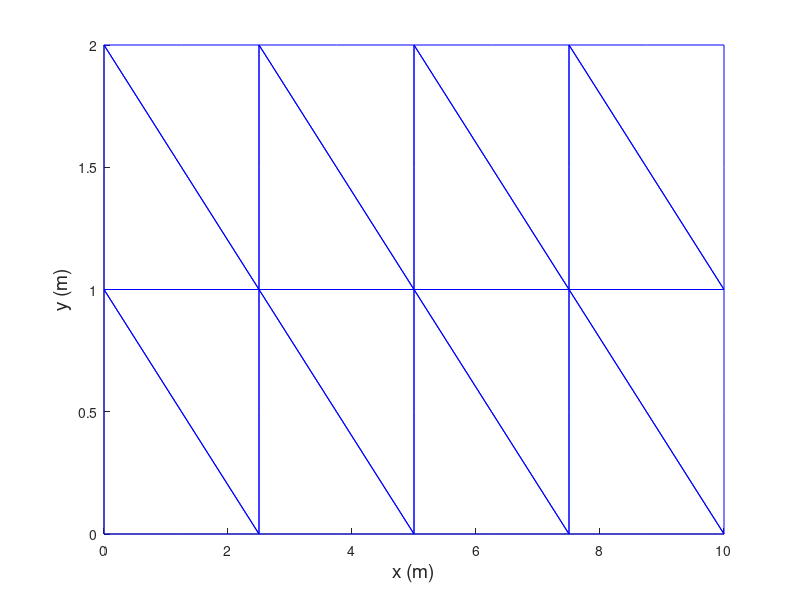

This chart was generated by the following MATLAB code:
clear all ; close all ; clc ;
npoints = 100;
% Set the number of elements
n_el = 16; n_np = 45;
dof = 2 * n_np;
f_ = 10;
height = 2;
Length = 10;              % length of bar
% Set the properties of the material and problem
E = 3000;          % Youngs Mod
v = .5;
% 
f = (1-v);    g = v;   a=E/((1+v)*(1-2*v)); q=(1-2*v)/2;
D = a*[f g 0;g f 0;0 0 q];
w = 6;          % weight of element

ICA = [1 3 13 2 8 7 % Interconnectivity array
       1 13 11 7 12 6
       3 5 15 4 10 9
       3 15 13 9 14 8
       11 13 23 12 18 17
       11 23 21 17 22 16
       13 15 25 14 20 19
       13 25 23 19 24 18
       21 23 33 22 28 27
       21 33 31 27 32 26
       23 25 35 24 30 29
       23 35 33 29 34 28
       31 33 43 32 38 37
       31 43 41 37 42 36
       33 35 45 34 40 39
       33 45 43 39 44 38];

dofICA = [ICA*2-1,ICA*2];
   

GA1=[0  0   0 0  0 1.25 1.25 1.25 1.25 1.25 2.5 2.5 2.5 2.5 2.5 3.75 3.75 3.75;
     2  1.5 1 0.5 0 2    1.5  1.   0.5  0    2   1.5 1   0.5 0    2   1.5 1.];
 
GA2 =[3.7500  3.7500  5.0000  5.0000  5.0000  5.0000  5.0000  6.2500  6.2500;
      0.5000    0     2.0000  1.5000  1.0000  0.5000     0    2.0000  1.5000];

GA3 =[6.2500  6.2500  6.2500  7.5000  7.5000  7.5000  7.5000  7.5000  8.7500;
      1.0000  0.5000   0      2.0000  1.5000  1.0000  0.5000     0    2.0000];

GA4 =[8.7500  8.7500  8.7500  8.7500  10.0000  10.0000  10.0000  10.0000  10;
      1.5000  1.0000  0.5000    0     2.0000   1.5000   1.0000   0.5000   0];

GA = [GA1, GA2, GA3, GA4];

A_e=inline('.5*((xe2*ye3-xe3*ye2)-(xe1*ye3-xe3*ye1)+(xe1*ye2-xe2*ye1))'...
    ,'xe1','xe2','xe3','ye1','ye2','ye3');

psi1GP = [.1666666666 .6666666666 .1666666666];
psi2GP = [.1666666666 .1666666666 .6666666666];
WGP = [.1666666666 .1666666666 .1666666666];

elx = zeros(n_el,7);                         % element x-coords var
ely = zeros(n_el,7);                         % element y-coords var

draw = [1 4 2 5 3 6 7 1];

Ke = zeros(12 , 12);
K = zeros(dof , dof);
f_Omega = zeros(dof ,1);
f_Gamma = zeros(dof ,1);

for e = 1:n_el
    Ke = zeros(12 , 12);
    for gpn = 1:3
        psi1 = psi1GP(gpn);
        psi2 = psi2GP(gpn);
        psi3 = 1-psi1-psi2;

        for i=1:6
            elx(e,i) = GA(1,ICA(e,i));
            ely(e,i) = GA(2,ICA(e,i));

            if i==1
                elx(e,7) = GA(1,ICA(e,i));
                ely(e,7) = GA(2,ICA(e,i));
            end
        end
        xy_e = [elx(e,1:6)',ely(e,1:6)'];

        N1 = psi1*(2*psi1-1);
        N2 = psi2*(2*psi2-1);
        N3 = psi3*(2*psi3-1);
        N4 = 4*psi1*psi2;
        N5 = 4*psi2*psi3;
        N6 = 4*psi1*psi3;               % Table 7.5 Pg 175 Belytschko
%%%%%%%%%%
        GN_e = [4*psi1-1, 0, -3+4*psi1+4*psi2, 4*psi2, -4*psi2, 4-4*psi2-8*psi1;
                0, 4*psi2-1, -3+4*psi2+4*psi1, 4*psi1, 4-4*psi1-8*psi2, -4*psi1];
%%%%%%%%%%%check
        Je = GN_e*xy_e;

        BB = Je\GN_e;
        Be = [BB(1,1),0,BB(1,2),0,BB(1,3),0,BB(1,4),0,BB(1,5),0,BB(1,6),0;
              0,BB(2,1),0,BB(2,2),0,BB(2,3),0,BB(2,4),0,BB(2,5),0,BB(2,6);
              BB(2,1),BB(1,1),BB(2,2),BB(1,2),BB(2,3),BB(1,3),BB(2,4),BB(1,4),...
              BB(2,5),BB(1,5),BB(2,6),BB(1,6)];

        Ke = Ke + WGP(gpn)*(Be')*D*Be*det(Je);
    end
        
    K(dofICA(e,1:12),dofICA(e,1:12)) = K(dofICA(e,1:12),dofICA(e,1:12)) + ...
        Ke([1 3 5 7 9 11 2 4 6 8 10 12],[1 3 5 7 9 11 2 4 6 8 10 12]);

    hold on

end

f_Gamma(41*2-1) = -f_*.2083;
f_Gamma(42*2-1) = -f_*.25;
f_Gamma(44*2-1) = f_*.25;
f_Gamma(45*2-1) = f_*.2083;

F = f_Gamma;

K(1,:) = 0;
K(:,1) = 0;
K(1,1) = 1;

K(3,:) = 0;
K(:,3) = 0;
K(3,3) = 1;

K(5,:) = 0;
K(:,5) = 0;
K(5,5) = 1;

K(7,:) = 0;
K(:,7) = 0;
K(7,7) = 1;

K(9,:) = 0;
K(:,9) = 0;
K(9,9) = 1;

K(10,:) = 0;
K(:,10) = 0;
K(10,10) = 1;

% Calculate unknown nodal tempretures using partitioning method
for el = 1:n_el
    plot(elx(el,draw), ely(el,draw),'Color','b')
    set(gcf, 'Visible', 'off')
    hold on
end
set(gcf, 'Visible', 'on')
d = K\F;

for el = 1:n_el
    for i=1:6
        elx(el,i) = elx(el,i)+d(ICA(el,i)*2-1);
        ely(el,i) = ely(el,i)+d(ICA(el,i)*2);

        if i==1
            elx(el,7) = elx(el,7)+d(ICA(el,i)*2-1);
            ely(el,7) = ely(el,7)+d(ICA(el,i)*2);
        end
    end
    plot(elx(el,draw), ely(el,draw),'Color','r')
    set(gcf, 'Visible', 'off')
    hold on
end
set(gcf, 'Visible', 'on')
% Create xlabel
xlabel({'x (m)'},'FontWeight','normal','FontSize',14);
% Create ylabel
ylabel({'y (m)'},'FontWeight','normal'...
    ,'FontSize',14);
x= 10;
y=2;
format long
u_xy = 2*f_*(1-v^2)/(E*height)*x*(height/2-y);
disp('Analytical x displacement = ')
disp(u_xy)
disp('FE x displacement = ')
disp(d(41*2-1))
v_xy = f_*(1-v^2)/(E*height)*(x^2+v/(1-v)*y*(y-height));
disp('Analytical y displacement = ')
disp(v_xy)
disp('FE y displacement = ')
disp(d(41*2))